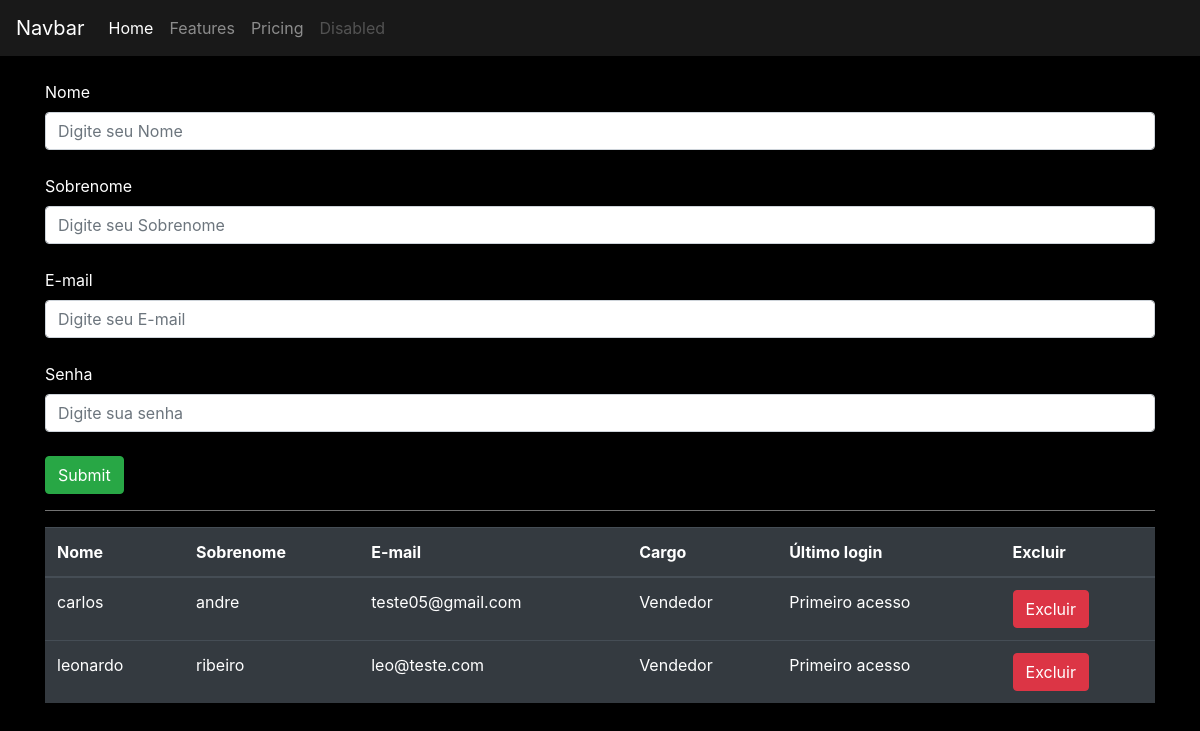
Page /auth/cadastrar_vendedor/ on the earlier database version.
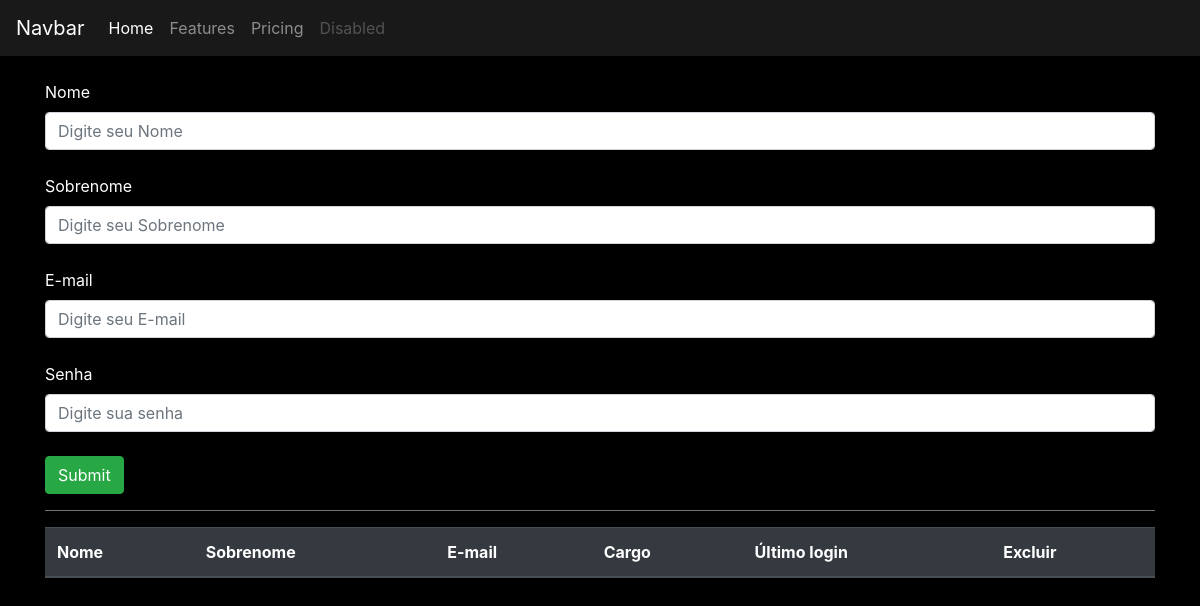
Same page on the later database version.
### usuarios/models.py (models this page shows)
class Users(AbstractUser):
    choices_cargo = (('V', 'Vendedor'),
                     ('G', 'Gerente'))
    cargo = models.CharField(max_length=1, choices=choices_cargo)

### usuarios/views.py (the view, shortened to what this page needs)
# urls.py: path('cadastrar_vendedor/', views.cadastrar_vendedor, name="cadastrar_vendedor"),
@has_permission_decorator('cadastrar_vendedor')
def cadastrar_vendedor(request):
    vendedores = Users.objects.filter(cargo='V')
    if request.method == 'GET':
        return render(request, 'cadastrar_vendedor.html', {'vendedores': vendedores})

### usuarios/templates/cadastrar_vendedor.html (shortened to what this page needs)
{% extends 'base.html' %}
{% block 'body' %}
    <div class='container'>
        <form action="{% url 'cadastrar_vendedor' %}" method='POST'>{% csrf_token %}
            <br>
            <label>Nome</label>
            <input type="text" name="nome" placeholder='Digite seu Nome' class='form-control'>
            <br>
            <label>Sobrenome</label>
            <input type="text" name="sobrenome" placeholder='Digite seu Sobrenome' class='form-control'>
            <br>
            <label>E-mail</label>
            <input type="email" name="email" placeholder='Digite seu E-mail' class='form-control'>
            <br>
            <label>Senha</label>
            <input type="password" name="senha" placeholder='Digite sua senha' class='form-control'>
            <br>
            <input type="submit" class="btn btn-success">
        </form>
        <hr class='bg-hr'>
        <table class="table table-dark">
            <thead>
              <tr>
                <th scope="col">Nome</th>
                <th scope="col">Sobrenome</th>
                <th scope="col">E-mail</th>
                <th scope="col">Cargo</th>
                <th scope="col">Último login</th>
                <th scope="col">Excluir</th>
              </tr>
            </thead>
            <tbody>
              {% for vendedor in vendedores %}
              <tr>
                <td>{{ vendedor.first_name }}</td>
                <td>{{ vendedor.last_name }}</td>
                <td>{{ vendedor.email }}</td>
                {% if vendedor.cargo == 'V' %}
                    <td>Vendedor</td>
                {% elif vendedor.cargo == 'G' %}
                    <td>Gerente</td>
                {% endif %}
                <td>{% if not vendedor.last_login %}
                        Primeiro acesso
                    {% else %}
                        {{ vendedor.last_login}}</td>
                    {% endif %}
                <td><a class="btn btn-danger" href="{% url 'excluir_usuario' vendedor.id %}">Excluir</a></td>
                {% endfor %}
              </tr>
            </tbody>
          </table>
    </div>
{% endblock %}

### templates/base.html (shortened to what this page needs)
{% load static %}
<!doctype html>
<html lang="pt-br">
  <head>
    <link rel="stylesheet" href="https://cdn.jsdelivr.net/npm/bootstrap@4.6.2/dist/css/bootstrap.min.css">
    <link rel="stylesheet" href="{% static 'usuarios/css/css.css' %}">
  </head>
  <body class='fundo'>
    <nav class="navbar navbar-expand-lg navbar-dark bg-nav">
      <a class="navbar-brand" href="#">Navbar</a>
      <div class="collapse navbar-collapse" id="navbarNav">
        <ul class="navbar-nav">
          <li class="nav-item active">
            <a class="nav-link" href="#">Home <span class="sr-only">(current)</span></a>
          </li>
          <li class="nav-item">
            <a class="nav-link" href="#">Features</a>
          </li>
          <li class="nav-item">
            <a class="nav-link" href="#">Pricing</a>
          </li>
          <li class="nav-item">
            <a class="nav-link disabled" href="#">Disabled</a>
          </li>
        </ul>
      </div>
    </nav>
    {% block 'body' %}
    {% endblock %}
  </body>
</html>

### templates/static/usuarios/css/css.css (style rules this page uses)
.fundo { background-color: black; color: white; }
.bg-nav { background-color: #191919; }
.bg-hr { background-color: gray; }

Differences in the rows shown:
removed Users: first_name "carlos", last_name "andre", email "teste05@gmail.com", cargo "Vendedor", shows "Primeiro acesso"
removed Users: first_name "leonardo", last_name "ribeiro", email "leo@teste.com", cargo "Vendedor", shows "Primeiro acesso"
